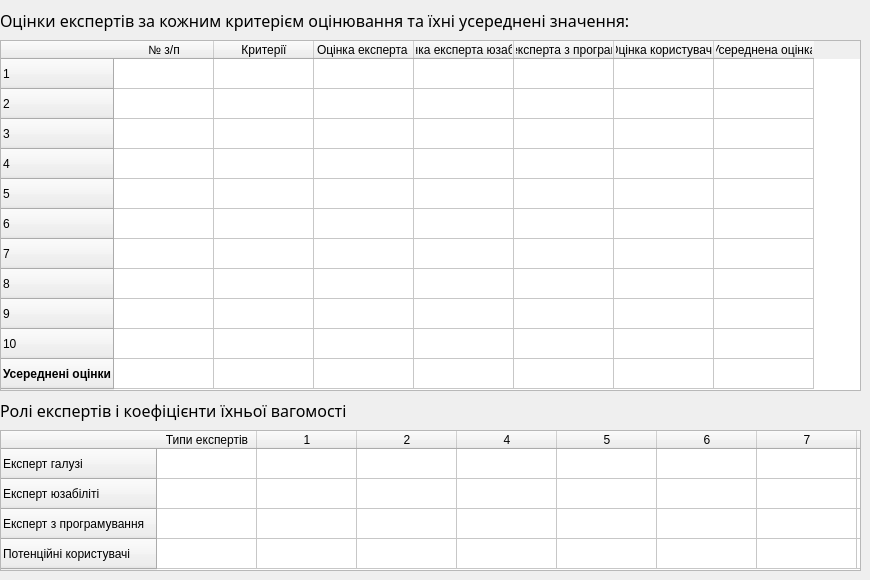
      <widget class="QWidget" name="page">
       <widget class="QTableWidget" name="expert_criteria_table">
        <property name="geometry">
         <rect>
          <x>0</x>
          <y>40</y>
          <width>861</width>
          <height>351</height>
         </rect>
        </property>
        <property name="verticalScrollBarPolicy">
         <enum>Qt::ScrollBarAlwaysOff</enum>
        </property>
        <property name="horizontalScrollBarPolicy">
         <enum>Qt::ScrollBarAlwaysOff</enum>
        </property>
        <property name="autoScroll">
         <bool>true</bool>
        </property>
        <property name="editTriggers">
         <set>QAbstractItemView::NoEditTriggers</set>
        </property>
        <property name="textElideMode">
         <enum>Qt::ElideMiddle</enum>
        </property>
        <row>
         <property name="text">
          <string>1</string>
         </property>
        </row>
        <row>
         <property name="text">
          <string>2</string>
         </property>
        </row>
        <row>
         <property name="text">
          <string>3</string>
         </property>
        </row>
        <row>
         <property name="text">
          <string>4</string>
         </property>
        </row>
        <row>
         <property name="text">
          <string>5</string>
         </property>
        </row>
        <row>
         <property name="text">
          <string>6</string>
         </property>
        </row>
        <row>
         <property name="text">
          <string>7</string>
         </property>
        </row>
        <row>
         <property name="text">
          <string>8</string>
         </property>
        </row>
        <row>
         <property name="text">
          <string>9</string>
         </property>
        </row>
        <row>
         <property name="text">
          <string>10</string>
         </property>
        </row>
        <row>
         <property name="text">
          <string>Усереднені оцінки</string>
         </property>
         <property name="font">
          <font>
           <weight>75</weight>
           <bold>true</bold>
          </font>
         </property>
        </row>
        <column>
         <property name="text">
          <string>№ з/п</string>
         </property>
        </column>
        <column>
         <property name="text">
          <string>Критерії</string>
         </property>
        </column>
        <column>
         <property name="text">
          <string>Оцінка експерта </string>
         </property>
        </column>
        <column>
         <property name="text">
          <string>Оцінка експерта юзабіліті</string>
         </property>
        </column>
        <column>
         <property name="text">
          <string>Оцінка експерта з програмування</string>
         </property>
        </column>
        <column>
         <property name="text">
          <string>Оцінка користувача</string>
         </property>
        </column>
        <column>
         <property name="text">
          <string>Усереднена оцінка</string>
         </property>
         <property name="font">
          <font>
           <weight>50</weight>
           <bold>false</bold>
          </font>
         </property>
        </column>
       </widget>
       <widget class="QLabel" name="label_20">
        <property name="geometry">
         <rect>
          <x>0</x>
          <y>0</y>
          <width>851</width>
          <height>41</height>
         </rect>
        </property>
        <property name="font">
         <font>
          <family>Calibri Light</family>
          <pointsize>12</pointsize>
         </font>
        </property>
        <property name="text">
         <string>Оцінки експертів за кожним критерієм оцінювання та їхні усереднені значення:</string>
        </property>
       </widget>
       <widget class="QTableWidget" name="expert_coeficients_table">
        <property name="geometry">
         <rect>
          <x>0</x>
          <y>430</y>
          <width>861</width>
          <height>141</height>
         </rect>
        </property>
        <property name="verticalScrollBarPolicy">
         <enum>Qt::ScrollBarAlwaysOff</enum>
        </property>
        <property name="horizontalScrollBarPolicy">
         <enum>Qt::ScrollBarAlwaysOff</enum>
        </property>
        <property name="autoScroll">
         <bool>true</bool>
        </property>
        <property name="editTriggers">
         <set>QAbstractItemView::NoEditTriggers</set>
        </property>
        <property name="textElideMode">
         <enum>Qt::ElideMiddle</enum>
        </property>
        <row>
         <property name="text">
          <string>Експерт галузі</string>
         </property>
        </row>
        <row>
         <property name="text">
          <string>Експерт юзабіліті</string>
         </property>
        </row>
        <row>
         <property name="text">
          <string>Експерт з програмування</string>
         </property>
        </row>
        <row>
         <property name="text">
          <string>Потенційні користувачі</string>
         </property>
        </row>
        <column>
         <property name="text">
          <string>Типи експертів</string>
         </property>
        </column>
        <column>
         <property name="text">
          <string>1</string>
         </property>
        </column>
        <column>
         <property name="text">
          <string>2</string>
         </property>
        </column>
        <column>
         <property name="text">
          <string>4</string>
         </property>
        </column>
        <column>
         <property name="text">
          <string>5</string>
         </property>
        </column>
        <column>
         <property name="text">
          <string>6</string>
         </property>
        </column>
        <column>
         <property name="text">
          <string>7</string>
         </property>
        </column>
        <column>
         <property name="text">
          <string>8</string>
         </property>
        </column>
        <column>
         <property name="text">
          <string>9</string>
         </property>
        </column>
        <column>
         <property name="text">
          <string>10</string>
         </property>
        </column>
        <column>
         <property name="text">
          <string>11</string>
         </property>
        </column>
        <column>
         <property name="text">
          <string>12</string>
         </property>
        </column>
        <column>
         <property name="text">
          <string>13</string>
         </property>
        </column>
        <column>
         <property name="text">
          <string>14</string>
         </property>
        </column>
        <column>
         <property name="text">
          <string>15</string>
         </property>
        </column>
       </widget>
       <widget class="QLabel" name="label_22">
        <property name="geometry">
         <rect>
          <x>0</x>
          <y>390</y>
          <width>851</width>
          <height>41</height>
         </rect>
        </property>
        <property name="font">
         <font>
          <family>Calibri Light</family>
          <pointsize>12</pointsize>
         </font>
        </property>
        <property name="text">
         <string>Ролі експертів і коефіцієнти їхньої вагомості</string>
        </property>
       </widget>
      </widget>
